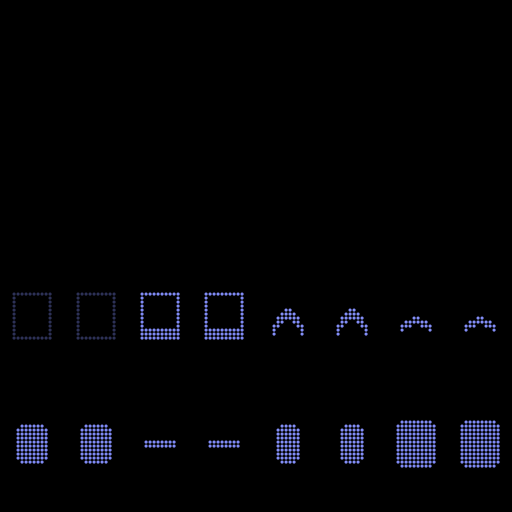
#> input picture frontend/public/avatars/face/eyes_atlas_4x4.png, 1024 x 1024 px (shown at 1/2 size)
$ python redraw_face_atlases.py
#> lines starting #> are read from the running program, lines starting #| are printed output that depends on the picture
"""
Grow both face atlases to 4x4 and redraw the mouth from the reference sheet.

**Why the mouth was redrawn rather than extended.** The shapes themselves were
the problem, not the vocabulary: the set is still six visemes plus a smile, and
nothing here is invented. A `talk_m`/`talk_w`/`pause` ladder was drawn for the
no-audio fallback and then cut — a mouth that speaks in shapes no phoneme maps to
is a second vocabulary to keep in step with the first, and the visemes already
cover the range. The fallback now walks the real ones.

**The shapes are rounded rectangles, not ellipses, and that is the whole reason
they read cleanly.** A rounded rect lands on the dot lattice exactly. An ellipse
of this size snaps into flat runs with ragged corners and comes out looking like
a smudged box — measured by drawing it that way first. The reference sheet the
maintainer supplied uses rounded rects throughout, which is what gave it away.

**Indices 0-5 are the VRM 1.0 presets and do not move.** `visemeAt` maps ~40 IPA
phonemes onto `aa ih ou ee oh sil`, and those six are what *every* VRM carries.
Adding AW or WIDE OH as new visemes would render on this robot and on nothing a
user brought themselves, so the reference sheet's extra open shapes improved the
art for `aa` and `oh` instead of becoming cells. Everything from index 7 up is
robot-only and driven by state rather than by phonemes.

**Thinking wears the neutral mouth, by the maintainer's decision.** A dedicated
`think` cell was drawn — a short compressed line, since a wave serrates at this
pitch and a centre dip is indistinguishable from a shallow smile — and then cut:
the state already reads through the narrowed eyes and the glow, and a second
near-flat line beside `sil` bought nothing a viewer could name. A cell with no
trigger is a cell that rots, so it is gone rather than dormant.

**What was left out, and it is most of the sheet.** SURPRISED, EXCITED,
SKEPTICAL, CONFUSED, WORRIED, DISAPPOINTED, the frowns, GRIN and BIG SMILE are
emotions the system does not have, and `CLAUDE.md` is explicit that the
embodiment renders state and never mood. Separately and just as decisive: five of
them are the same upward arch differing by a dot or two, and at 8px pitch that
difference does not survive — the thinking wave was drawn three ways and every
version either serrated or collapsed into a shallow smile. They remain good
mascot art, which is a job this asset also has.

**The eyes are regridded, never redrawn.** Their cells carry work this script
must not undo — the narrowed `thinking` eyes among it — so cell N is copied from
its 3x3 position to its 4x4 one and only the new `happy_blink` is drawn. Growing
the mouth forces the eyes to move because `COLS`/`ROWS` are one pair of constants
read by both atlases; keeping one layout is cheaper than threading a per-atlas
lookup through every caller.

Run, then derive the runtime atlases beside it:

    py avatar-source/redraw_face_atlases.py
    py frontend/public/avatars/face/make_alpha_and_templates.py
"""

import json
import os

from PIL import Image, ImageDraw

ROOT = os.path.dirname(os.path.dirname(os.path.abspath(__file__)))
FACE = os.path.join(ROOT, "frontend", "public", "avatars", "face")
EYES = os.path.join(FACE, "eyes_atlas_4x4.png")
MOUTH = os.path.join(FACE, "mouth_atlas_4x4.png")
MANIFEST = os.path.join(FACE, "manifest.json")

CELL, PITCH, RADIUS, SUPERSAMPLE = 256, 8, 3, 4
LIT = (0x81, 0x8C, 0xF8)
OLD_COLS, OLD_ROWS = 3, 3
COLS, ROWS = 4, 4

#: The mouth patch's UV island covers cell y 80..192 — lattice rows 10..23 and
#: nothing else. Anything drawn outside is silently not rendered, which is what
#: clipped `oh` by 21px before `fix_face_uvs.py` existed.
TOP, BOT, MID, CX = 10, 23, 16, 16

MOUTH_CELLS = [
    "sil", "aa", "ih", "ou", "ee", "oh",   # VRM 1.0 presets — order is fixed
    "smile",                                # the sanctioned idle expression
]
EYE_CELLS = [
    "open", "blink", "thinking", "listening", "swapping", "warming",
    "happy", "happy_blink",
]


def cell_origin(index, cols, rows):
    """Top-left pixel of a cell. Authored bottom-up: cell 0 is the bottom row,
    because glTF's `v` runs downward and `faceAtlas.cellRect` flips for it."""
    col, row = index % cols, index // cols
    return col * CELL, (rows - 1 - row) * CELL


def band(dots):
    return {(r, c) for r, c in dots if TOP <= r <= BOT}


def row(r, c0, c1):
    return {(r, c) for c in range(c0, c1 + 1)}


def curve(c0, rows_):
    return {(r, c0 + i) for i, r in enumerate(rows_)}


def rrect(half_w, half_h, corner=1, cy=MID, flat_top=False):
    """Rounded-rectangle outline — the reference sheet's shape language."""
#> called with half_w = 6, half_h = 3, corner = 2, cy = 16, flat_top = True
    left, right = CX - half_w, CX + half_w
    top, bottom = cy - half_h, cy + half_h
    top_cut = 0 if flat_top else corner
    dots = row(top, left + top_cut, right - top_cut)
    dots |= row(bottom, left + corner, right - corner)
    for y in range(top + top_cut, bottom - corner + 1):
        dots.add((y, left))
        dots.add((y, right))
    if corner:
        if not flat_top:
            dots.add((top + 1, left + 1))
            dots.add((top + 1, right - 1))
        dots.add((bottom - 1, left + 1))
        dots.add((bottom - 1, right - 1))
    return band(dots)


MOUTH_SHAPES = {
    # **Two rows, not one.** A single row of dots is a dash: it reads as a
    # dividing line rather than as a closed mouth, which the maintainer called
    # the moment they saw it on the face. The second row gives it lip thickness
    # and the one-dot taper each end gives it corners. Filled rather than
    # outlined, so it cannot be confused with `ih`, which *is* a small opening.
    "sil": row(16, 9, 23) | row(17, 10, 22),
    # Flat top over a rounded jaw, the way the reference draws AH.
    "aa": rrect(6, 3, corner=2, flat_top=True),
    "ih": rrect(5, 1),
    "ou": rrect(3, 3),
    "ee": rrect(7, 1),
    "oh": rrect(3, 5),
    # Flat-bottomed with sharply upturned tips. A plain parabola spends most of
    # its width near the middle and reads as a shallow bowl at this size.
    "smile": curve(9, [14, 16, 17, 18, 18, 18, 18, 18, 18, 18, 18, 17, 16, 14]),
}

#: `happy` narrowed further, for a blink that lands *during* a smile. Without it
#: `smiling` suppresses the blink outright, and a face that stops blinking for
#: the length of a smile reads as frozen rather than warm.
HAPPY_BLINK_ROWS = [17, 16, 16, 15, 15, 16, 16, 17]
HAPPY_BLINK_COLS = [range(4, 12), range(20, 28)]
HAPPY_BLINK_THICKNESS = 2


def happy_blink_dots():
    dots = set()
    for cols in HAPPY_BLINK_COLS:
        for col, top in zip(cols, HAPPY_BLINK_ROWS):
            for r in range(top, top + HAPPY_BLINK_THICKNESS):
                dots.add((r, col))
    return dots


def render(dots):
    s = SUPERSAMPLE
    layer = Image.new("RGBA", (CELL * s, CELL * s), (0, 0, 0, 0))
    draw = ImageDraw.Draw(layer)
    for r, c in dots:
        cx, cy = (c * PITCH + PITCH // 2) * s, (r * PITCH + PITCH // 2) * s
        rr = RADIUS * s
        draw.ellipse([cx - rr, cy - rr, cx + rr, cy + rr], fill=LIT + (255,))
    return layer.resize((CELL, CELL), Image.LANCZOS)


def blank_atlas():
    return Image.new("RGBA", (COLS * CELL, ROWS * CELL), (0, 0, 0, 255))


def paste(atlas, index, dots):
    cell = Image.new("RGBA", (CELL, CELL), (0, 0, 0, 255))
    cell.alpha_composite(render(dots))
    atlas.paste(cell, cell_origin(index, COLS, ROWS))


def main():
    mouth = blank_atlas()
    for i, name in enumerate(MOUTH_CELLS):
        paste(mouth, i, MOUTH_SHAPES[name])
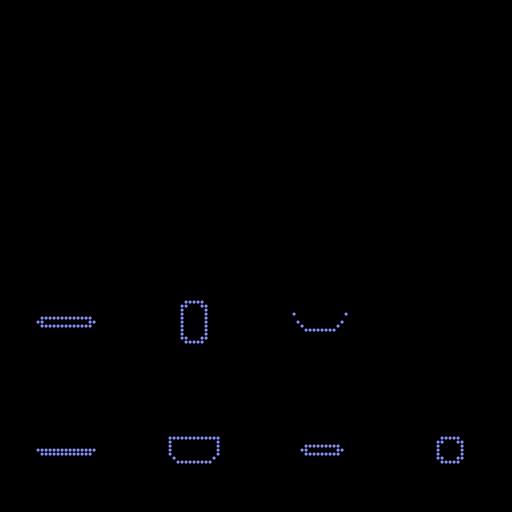
#> mouth: PIL image 1024x1024 RGBA (shown at 1/2 size); mean R, G, B, A 0.7, 0.8, 1.3, 255
    mouth.save(MOUTH)

    # **The eye regrid is a one-time migration; the mouth is regenerable.**
    # Running the regrid twice would treat a 4x4 as a 3x3 and scatter every eye
    # into the wrong cell — silently, since the result is still a valid PNG of
    # the right size. So it is detected and skipped rather than refused, which
    # keeps the mouth redrawable without hand-editing this file.
    old = Image.open(EYES).convert("RGBA")
#> old is the input picture: PIL image 1024x1024 RGBA; mean R, G, B, A 2.8, 3.1, 5.4, 255
    if old.size == (OLD_COLS * CELL, OLD_ROWS * CELL):
        eyes = blank_atlas()
        for i in range(OLD_COLS * OLD_ROWS):
            sx, sy = cell_origin(i, OLD_COLS, OLD_ROWS)
            eyes.paste(old.crop((sx, sy, sx + CELL, sy + CELL)),
                       cell_origin(i, COLS, ROWS))
        paste(eyes, EYE_CELLS.index("happy_blink"), happy_blink_dots())
        eyes.save(EYES)
        eye_note = "regridded, happy_blink drawn"
    else:
        eye_note = "already %dx%d — left alone" % (COLS, ROWS)

    with open(MANIFEST, encoding="utf8") as fh:
#> (reads frontend/public/avatars/face/manifest.json from the repository)
        manifest = json.load(fh)
    for atlas_name, names in (("eyes", EYE_CELLS), ("mouth", MOUTH_CELLS)):
        expressions = {}
        for i, name in enumerate(names):
            col, r = i % COLS, i // COLS
            expressions[name] = {
                "index": i,
                "offset": [col / COLS, (ROWS - 1 - r) / ROWS],
            }
        manifest["atlases"][atlas_name]["expressions"] = expressions
    manifest["repeat"] = [1 / COLS, 1 / ROWS]
    with open(MANIFEST, "w", encoding="utf8") as fh:
        json.dump(manifest, fh, indent=2, sort_keys=True)
        fh.write("\n")

    outside = [n for n, d in MOUTH_SHAPES.items()
               if any(r < TOP or r > BOT for r, _ in d)]
    print("mouth: %d cells -> %s" % (len(MOUTH_CELLS), os.path.basename(MOUTH)))
    print("eyes:  %d cells (%s) -> %s"
          % (len(EYE_CELLS), eye_note, os.path.basename(EYES)))
    print("layout: %dx%d, atlas %dpx" % (COLS, ROWS, COLS * CELL))
    print("outside the drawable band:", outside or "none")
    print("now run frontend/public/avatars/face/make_alpha_and_templates.py")


if __name__ == "__main__":
    main()
